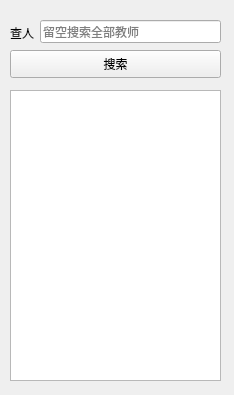
<?xml version="1.0" encoding="UTF-8"?>
<ui version="4.0">
 <class>SelectTeacher</class>
 <widget class="QWidget" name="SelectTeacher">
  <property name="geometry">
   <rect>
    <x>0</x>
    <y>0</y>
    <width>234</width>
    <height>395</height>
   </rect>
  </property>
  <property name="windowTitle">
   <string>SelectTeacher</string>
  </property>
  <widget class="QPushButton" name="pushButton_search">
   <property name="geometry">
    <rect>
     <x>10</x>
     <y>50</y>
     <width>211</width>
     <height>28</height>
    </rect>
   </property>
   <property name="text">
    <string>搜索</string>
   </property>
  </widget>
  <widget class="QLineEdit" name="lineEdit_search">
   <property name="geometry">
    <rect>
     <x>40</x>
     <y>20</y>
     <width>181</width>
     <height>23</height>
    </rect>
   </property>
   <property name="toolTip">
    <string/>
   </property>
   <property name="whatsThis">
    <string/>
   </property>
   <property name="placeholderText">
    <string>留空搜索全部教师</string>
   </property>
  </widget>
  <widget class="QLabel" name="label_3">
   <property name="geometry">
    <rect>
     <x>10</x>
     <y>22</y>
     <width>30</width>
     <height>21</height>
    </rect>
   </property>
   <property name="text">
    <string>查人</string>
   </property>
   <property name="buddy">
    <cstring>lineEdit_search</cstring>
   </property>
  </widget>
  <widget class="QTableView" name="tableView_show">
   <property name="geometry">
    <rect>
     <x>10</x>
     <y>90</y>
     <width>211</width>
     <height>291</height>
    </rect>
   </property>
   <property name="selectionMode">
    <enum>QAbstractItemView::SingleSelection</enum>
   </property>
   <property name="selectionBehavior">
    <enum>QAbstractItemView::SelectRows</enum>
   </property>
   <attribute name="verticalHeaderVisible">
    <bool>false</bool>
   </attribute>
  </widget>
 </widget>
 <layoutdefault spacing="6" margin="11"/>
 <tabstops>
  <tabstop>lineEdit_search</tabstop>
  <tabstop>pushButton_search</tabstop>
  <tabstop>tableView_show</tabstop>
 </tabstops>
 <resources/>
 <connections/>
</ui>
